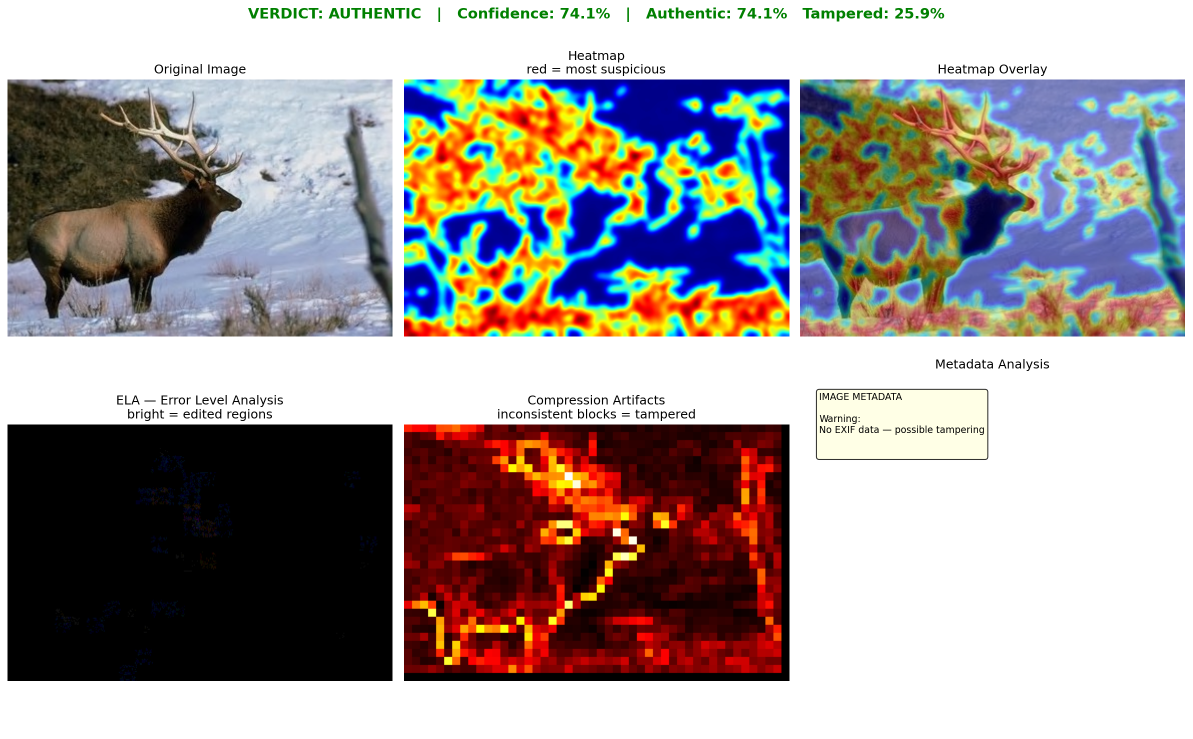
#> input picture outputs/result_Au_ani_00021.png, 2385 x 1477 px (shown at 1/2 size)
$ python -i predict_5.py   (imports and definitions only)   (older library calls are emulated)
#> lines starting #> are read from the running program, lines starting #| are printed output that depends on the picture
### features_2.py
import cv2
import numpy as np
import os

# texture analysis
from skimage.feature import local_binary_pattern


# Feature names used for reference in evaluation
FEATURE_NAMES = [
    'brightness_mean',
    'brightness_std',
    'edge_density',
    'noise_level',
    'color_mean_diff',
    'color_std_diff',
    'texture_sharpness',
    'lbp_mean',
    'lbp_std',
    'hist_entropy',
    'fft_mean',
    'fft_std'
]


def extract_features(image_path):
    """
    Extracts multiple visual features from an image.
    Returns a list of numerical values representing the image.
    """

    img = cv2.imread(image_path)

    if img is None:
        print(f"Skipping unreadable file: {image_path}")
        return None

    # resizing helps keep computation consistent across images
    img = cv2.resize(img, (128, 128))

    gray = cv2.cvtColor(img, cv2.COLOR_BGR2GRAY)

    # basic brightness statistics
    brightness_mean = np.mean(gray)
    brightness_std = np.std(gray)

    # edges highlight unnatural boundaries (useful for pasted regions)
    edges = cv2.Canny(gray, 100, 200)
    edge_density = np.sum(edges > 0) / edges.size

    # estimate noise by subtracting a blurred version
    blurred = cv2.GaussianBlur(gray, (5, 5), 0)
    noise_level = np.var(gray.astype(float) - blurred.astype(float))

    # compare color channels (edited areas often mismatch)
    b, g, r = cv2.split(img)
    color_mean_diff = abs(float(np.mean(r)) - float(np.mean(b)))
    color_std_diff = abs(float(np.std(r)) - float(np.std(b)))

    # sharpness / texture strength
    texture_sharpness = abs(np.mean(cv2.Laplacian(gray, cv2.CV_64F)))

    # Local Binary Pattern for texture inconsistencies
    lbp = local_binary_pattern(gray, P=8, R=1)
    lbp_mean = np.mean(lbp)
    lbp_std = np.std(lbp)

    # histogram entropy (distribution irregularities)
    hist = cv2.calcHist([gray], [0], None, [256], [0, 256])
    hist = hist / (np.sum(hist) + 1e-7)  # avoid division issues
    hist_entropy = -np.sum(hist * np.log2(hist + 1e-7))

    # frequency domain (useful for detecting compression artifacts)
    f = np.fft.fft2(gray)
    fshift = np.fft.fftshift(f)
    magnitude = np.log(np.abs(fshift) + 1)

    fft_mean = np.mean(magnitude)
    fft_std = np.std(magnitude)

    return [
        brightness_mean,
        brightness_std,
        edge_density,
        noise_level,
        color_mean_diff,
        color_std_diff,
        texture_sharpness,
        lbp_mean,
        lbp_std,
        hist_entropy,
        fft_mean,
        fft_std
    ]


# [40 lines left out: function build_dataset, not called in this run]

### predict_5.py
import cv2
import numpy as np
import pickle
import sys
import os
import tempfile
import matplotlib.pyplot as plt
from PIL import Image
from PIL.ExifTags import TAGS
from features_2 import extract_features

# load model
# [3 lines not run here, left out]


# WOW FACTOR 1 — heatmap showing suspected regions
def generate_heatmap(img):
    gray    = cv2.cvtColor(img, cv2.COLOR_BGR2GRAY)
    edges   = cv2.Canny(gray, 50, 150).astype(np.float32)
    blurred = cv2.GaussianBlur(gray, (5,5), 0)
    noise   = np.abs(gray.astype(float) - blurred.astype(float)).astype(np.float32)
    heatmap = cv2.addWeighted(edges, 0.5, noise, 0.5, 0)
    heatmap = cv2.GaussianBlur(heatmap, (21,21), 0)
    heatmap = cv2.normalize(heatmap, None, 0, 255, cv2.NORM_MINMAX).astype(np.uint8)
    heatmap_colored = cv2.applyColorMap(heatmap, cv2.COLORMAP_JET)
    heatmap_rgb     = cv2.cvtColor(heatmap_colored, cv2.COLOR_BGR2RGB)
    img_rgb         = cv2.cvtColor(img, cv2.COLOR_BGR2RGB)
    overlay         = cv2.addWeighted(img_rgb, 0.6, heatmap_rgb, 0.4, 0)
    return img_rgb, heatmap_rgb, overlay


# WOW FACTOR 2 — ELA (Error Level Analysis)
def ela_analysis(image_path, quality=90):
    img       = cv2.imread(image_path)
    temp_path = os.path.join(tempfile.gettempdir(), 'ela_temp.jpg')
    cv2.imwrite(temp_path, img, [cv2.IMWRITE_JPEG_QUALITY, quality])
    compressed = cv2.imread(temp_path)
    ela        = cv2.absdiff(img, compressed)
    ela        = cv2.convertScaleAbs(ela, alpha=15)
    return cv2.cvtColor(ela, cv2.COLOR_BGR2RGB)


# WOW FACTOR 3 — metadata analysis
def analyze_metadata(image_path):
    try:
        img  = Image.open(image_path)
        info = img._getexif()
        metadata = {}
        if info:
            for tag_id, value in info.items():
                tag = TAGS.get(tag_id, tag_id)
                metadata[tag] = str(value)[:50]
        else:
            metadata['Warning'] = 'No EXIF data — possible tampering'
        suspicious = ['photoshop','gimp','paint','editor','lightroom']
        software   = metadata.get('Software','').lower()
        if any(s in software for s in suspicious):
            metadata['ALERT'] = f"Edited with: {metadata.get('Software')}"
        return metadata
    except:
        return {'Warning': 'Could not read metadata — may be tampered'}


# WOW FACTOR 4 — compression artifact map
def compression_analysis(img):
    gray      = cv2.cvtColor(img, cv2.COLOR_BGR2GRAY)
    h, w      = gray.shape
    block_map = np.zeros_like(gray, dtype=np.float32)
    for y in range(0, h-8, 8):
        for x in range(0, w-8, 8):
            block = gray[y:y+8, x:x+8].astype(np.float32)
            block_map[y:y+8, x:x+8] = np.std(block)
    block_map    = cv2.normalize(block_map, None, 0, 255, cv2.NORM_MINMAX).astype(np.uint8)
    artifact_map = cv2.applyColorMap(block_map, cv2.COLORMAP_HOT)
    return cv2.cvtColor(artifact_map, cv2.COLOR_BGR2RGB)


# prediction function — unchanged
def predict_image(path):
    feat  = extract_features(path)
    feat  = scaler.transform([feat])
    feat  = pca.transform(feat)
    pred  = model.predict(feat)[0]
    prob  = model.predict_proba(feat)[0]
    label = "TAMPERED" if pred else "AUTHENTIC"
    print(f"\n{path}")
    print(f"Result     : {label}")
    print(f"Confidence : {prob[pred]*100:.2f}%")
    return label, prob[pred], prob


# demo — now shows all 4 wow factors
def demo(path):
#> called with path = 'outputs/result_Au_ani_00021.png'
    img = cv2.imread(path)
#> img is the input picture: shape (1477, 2385, 3); mean B, G, R 152.8, 154.9, 162.5

    # generate all visuals
    img_rgb, heatmap_rgb, overlay = generate_heatmap(img)
#> in generate_heatmap, `edges   = cv2.Canny(gray, 50, 150).astype(np.float32)`:
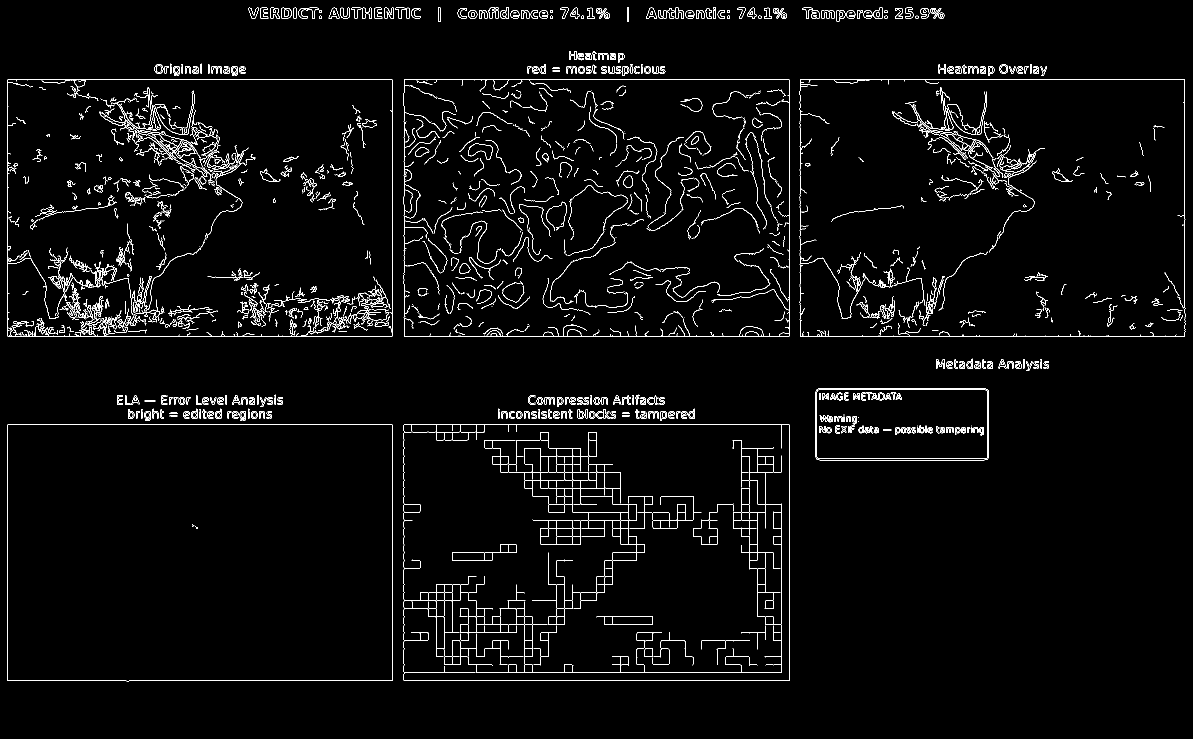
#> edges: shape (1477, 2385) float32 (shown at 1/2 size); 2.8% white in thin lines or dots
    ela_rgb                        = ela_analysis(path)
    artifact_rgb                   = compression_analysis(img)
    metadata                       = analyze_metadata(path)
    label, conf, proba             = predict_image(path)
#> in extract_features, `gray = cv2.cvtColor(img, cv2.COLOR_BGR2GRAY)`:
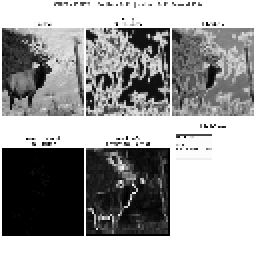
#> gray: shape (128, 128) (shown 2 times larger); min 0, max 255, mean 157.4
#> in extract_features, `brightness_mean = np.mean(gray)`: brightness_mean = 157.4
#> in extract_features, `brightness_std = np.std(gray)`: brightness_std = 101.7
#> in extract_features, `edges = cv2.Canny(gray, 100, 200)`:
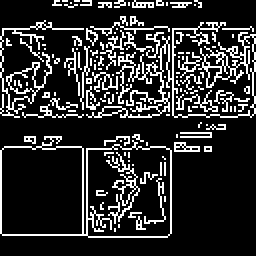
#> edges: shape (128, 128) (shown 2 times larger); 17.6% white in thin lines or dots
#> in extract_features, `edge_density = np.sum(edges > 0) / edges.size`: edge_density = 0.176
#> in extract_features, `blurred = cv2.GaussianBlur(gray, (5, 5), 0)`:
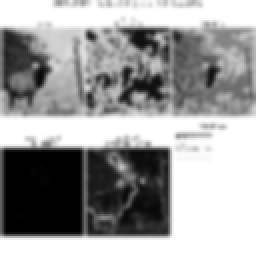
#> blurred: shape (128, 128) (shown 2 times larger); min 0, max 255, mean 156.9
#> in extract_features, `noise_level = np.var(gray.astype(float) - blurred.astype(float))`: noise_level = 1132.9
#> in extract_features, `b, g, r = cv2.split(img)`:
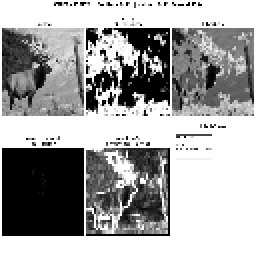
#> r: shape (128, 128) (shown 2 times larger); min 0, max 255, mean 163.2
#> in extract_features, `color_mean_diff = abs(float(np.mean(r)) - float(np.mean(b)))`: color_mean_diff = 9.88
#> in extract_features, `color_std_diff = abs(float(np.std(r)) - float(np.std(b)))`: color_std_diff = 8.58
#> in extract_features, `texture_sharpness = abs(np.mean(cv2.Laplacian(gray, cv2.CV_64F)))`: texture_sharpness = 1.77
#> in extract_features, `lbp = local_binary_pattern(gray, P=8, R=1)`:
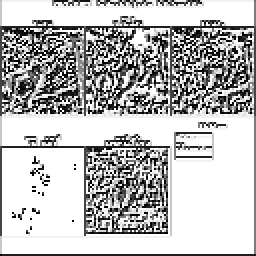
#> lbp: shape (128, 128) float64 (shown 2 times larger); min 0, max 255, mean 187.2
#> in extract_features, `lbp_mean = np.mean(lbp)`: lbp_mean = 187.2
#> in extract_features, `lbp_std = np.std(lbp)`: lbp_std = 94.22
#> in extract_features, `hist = cv2.calcHist([gray], [0], None, [256], [0, 256])`: hist = 256 values, max 6830 at index 255, min 0 at index 232, mean 64
#> in extract_features, `hist = hist / (np.sum(hist) + 1e-7)`: hist = 256 values, max 0.417 at index 255, min 0 at index 232, mean 0.00391
#> in extract_features, `hist_entropy = -np.sum(hist * np.log2(hist + 1e-7))`: hist_entropy = 5.01
#> in extract_features, `magnitude = np.log(np.abs(fshift) + 1)`:
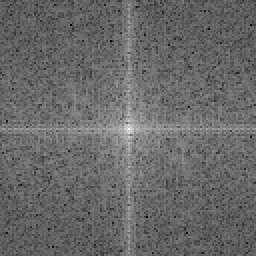
#> magnitude: shape (128, 128) float64 (shown 2 times larger); min 3.27, max 14.76, mean 8; drawn with min black and max white
#> in extract_features, `fft_mean = np.mean(magnitude)`: fft_mean = 8
#> in extract_features, `fft_std = np.std(magnitude)`: fft_std = 0.876
#> in predict_image, `feat  = extract_features(path)`: feat = [157.4, 101.7, 0.176, 1132.9, 9.88, 8.58, 1.77, 187.2, 94.22, 5.01, 8, 0.876]

    fig, axes = plt.subplots(2, 3, figsize=(16, 10))

    # row 1
    axes[0,0].imshow(img_rgb)
    axes[0,0].set_title('Original Image', fontsize=12)
    axes[0,0].axis('off')

    axes[0,1].imshow(heatmap_rgb)
    axes[0,1].set_title('Heatmap\nred = most suspicious', fontsize=12)
    axes[0,1].axis('off')

    axes[0,2].imshow(overlay)
    axes[0,2].set_title('Heatmap Overlay', fontsize=12)
    axes[0,2].axis('off')

    # row 2
    axes[1,0].imshow(ela_rgb)
    axes[1,0].set_title('ELA — Error Level Analysis\nbright = edited regions', fontsize=12)
    axes[1,0].axis('off')

    axes[1,1].imshow(artifact_rgb)
    axes[1,1].set_title('Compression Artifacts\ninconsistent blocks = tampered', fontsize=12)
    axes[1,1].axis('off')

    # metadata panel
    axes[1,2].axis('off')
    meta_text = "IMAGE METADATA\n\n"
    for key in ['Make','Model','Software','DateTime','Warning','ALERT']:
        if key in metadata:
            meta_text += f"{key}:\n{metadata[key]}\n\n"
    if len(meta_text) < 30:
        meta_text += "No metadata found.\nPossible sign of tampering."
    axes[1,2].text(0.05, 0.95, meta_text,
                   transform=axes[1,2].transAxes,
                   fontsize=9, verticalalignment='top',
                   bbox=dict(boxstyle='round', facecolor='lightyellow', alpha=0.8))
    axes[1,2].set_title('Metadata Analysis', fontsize=12)

    # verdict
    color = 'red' if label == 'TAMPERED' else 'green'
    fig.suptitle(
        f'VERDICT: {label}   |   Confidence: {conf*100:.1f}%   |   '
        f'Authentic: {proba[0]*100:.1f}%   Tampered: {proba[1]*100:.1f}%',
        fontsize=14, fontweight='bold', color=color
    )

    plt.tight_layout()
    name = os.path.basename(path).split('.')[0]
    out  = f'outputs/result_{name}.png'
    plt.savefig(out, dpi=150, bbox_inches='tight')
    plt.show()
    print(f"Saved: {out}")


# [2 lines not run here, left out]

#> (the run stopped early here; a loop or call above may not have finished)
